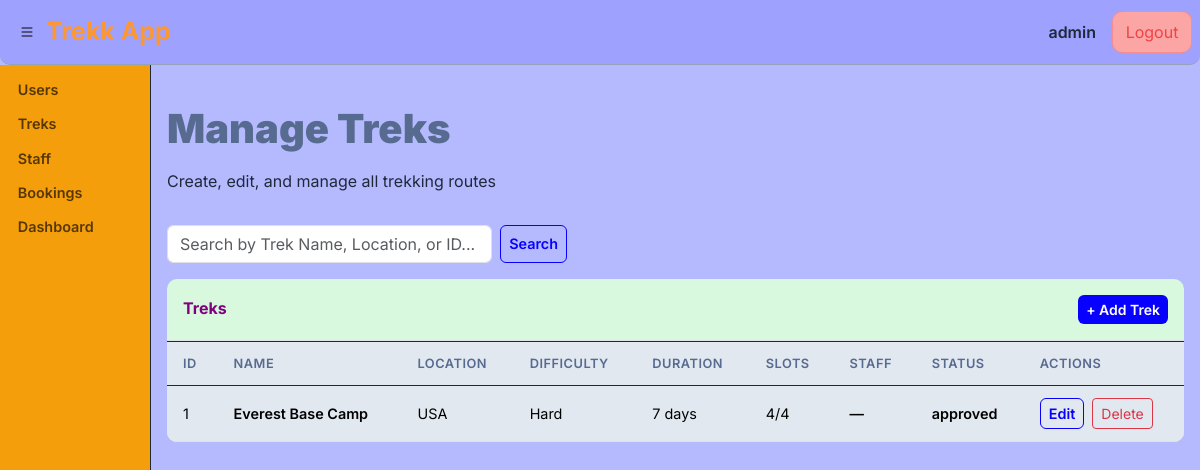
/admin/treks (signed in), run on an earlier commit of the app's database.
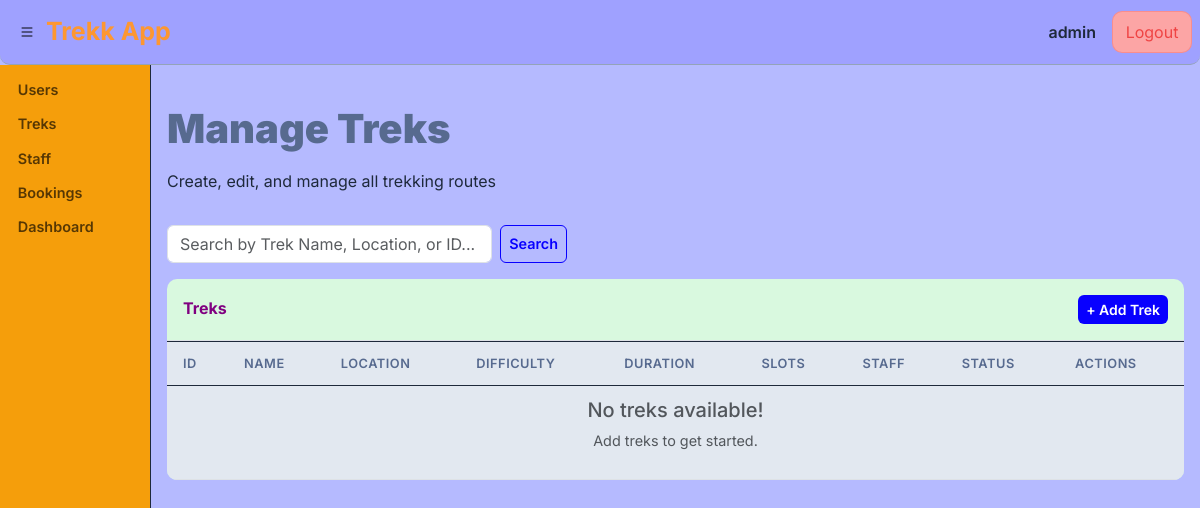
And on a later commit of the database.
### models.py (models this page shows, shortened)
class TREKK(db.Model): # trek table(entity)
    __tablename__ = 'trek'
    trek_id = db.Column(db.Integer,primary_key=True)
    name = db.Column(db.String(150), nullable=False)
    difficulty = db.Column(db.String(50), nullable=False) # easy , moderate or hard
    duration = db.Column(db.String(50), nullable=False) # '2 days' or '5 days'
    location = db.Column(db.String(40),nullable=False)
    total_slots = db.Column(db.Integer, nullable=False)
    avl_slots = db.Column(db.Integer, nullable=False)
    assigned_staff_id = db.Column(db.Integer, db.ForeignKey("user.user_id"))
    discription = db.Column(db.Text, nullable=True)
    price = db.Column(db.Float, nullable=False) # 2000.50, 2500.40
    status = db.Column(db.String(50), nullable=False,default="inactive" )  # active or inactive
    start_date = db.Column(db.Date, nullable=False)
    end_date = db.Column(db.Date, nullable=False)
    date_of_create = db.Column(db.DateTime, default=datetime.utcnow)
    booked_treks = db.relationship("BOOKING", backref="trek", lazy=True)

### routes/admin_route.py (the view, shortened to what this page needs)
@admin_bp.route("/treks")
@role_validator("admin")
def find_treks():
    t = request.args.get("t", '').strip()
    query = TREKK.query
    treks = query.order_by(TREKK.date_of_create.desc()).all()
    return render_template("admin/treks.html", treks=treks, t=t)

### routes/admin_route.py (called while the page is built)
def login_validator(func):
    @wraps(func)
    def decorated(*a, **kw):
        if 'user_id' not in session:
            flash("Please Log in to your Account First!", "warning")
            return redirect(url_for('auth.main'))
        return func(*a, **kw)
    return decorated

def role_validator(*roles):
    def wrapper(func):
        @wraps(func)
        @login_validator
        def decorated(*a, **kw):
            if session.get('role') not in roles:
                flash("Invalid User! Access Forbiden.", "danger")
                return redirect(url_for('auth.main'))
            return func(*a, **kw)
        return decorated
    return wrapper

### templates/admin/treks.html (shortened to what this page needs)
{% extends "base.html" %}
{% block content %}
<div class="page-heading d-flex justify-content-between align-items-center">
  <div>
    <h2>Manage Treks</h2>
    <p>Create, edit, and manage all trekking routes</p>
  </div>
</div>
<form method="GET" action="{{ url_for('admin.find_treks') }}" class="d-flex mb-3" style="max-width: 400px;">
<input type="text" name="t" value="{{ t }}" class="form-control me-2" placeholder="Search by Trek Name, Location, or ID...">
<button class="btn btn-outline-custom" type="submit">Search</button>
</form>
<div class="table-panel">
  <div class="p-3 border-bottom d-flex justify-content-between align-items-center">
        <h6 class="mb-0 fw-bold" style="color: purple;">Treks</h6>
        <a href="{{ url_for('admin.add_treks')}}" class="btn btn-sm btn-accent ">+ Add Trek</a>
      </div>
  <div class="control-table">
    <table class="table">
      <thead>
        <tr><th>ID</th><th>Name</th><th>Location</th><th>Difficulty</th><th>Duration</th><th>Slots</th><th>Staff</th><th>Status</th><th>Actions</th></tr>
      </thead>
      <tbody>
      {% for t in treks %}
      <tr>
        <td>{{ t.trek_id }}</td>
        <td class="fw-semibold">{{ t.name }}</td>
        <td>{{ t.location }}</td>
        <td>{{ t.difficulty }}</td>
        <td>{{ t.duration }} days</td>
        <td>{{ t.avl_slots }}/{{ t.total_slots }}</td>
        <td class="fw-semibold">{{ t.staff.full_name if t.staff else '—' }}</td>
        <td class="fw-semibold">{{ t.status|lower }}</td>
        <td>
          <a href="{{ url_for('admin.edit_treks', t_id=t.trek_id ) }}" class="btn btn-sm btn-outline-custom me-1">Edit</a>
          <form method="POST" action="{{ url_for('admin.delete_treks', t_id=t.trek_id ) }}" class="d-inline"
                onsubmit="return confirm('Delete this trek?')">
            <button class="btn btn-sm btn-outline-danger">Delete</button>
          </form>
        </td>
      </tr>
      {% else %}
      <tr><td colspan="9" class="text-muted text-center"><h5>No treks available!</h5><p>Add treks to get started.</p></td></tr>
      {% endfor %}
      </tbody>
    </table>
  </div>
</div>
{% endblock %}

### templates/base.html (shortened to what this page needs)
<!DOCTYPE html>
<html lang="en">
<head>
  <link href="https://cdn.jsdelivr.net/npm/bootstrap@5.3.3/dist/css/bootstrap.min.css" rel="stylesheet">
  <link rel="stylesheet" href="https://cdn.jsdelivr.net/npm/bootstrap-icons@1.11.3/font/bootstrap-icons.min.css">
  <link href="/static/css/style.css" rel="stylesheet">
</head>
<body>
    {% if session.get('user_id') %}
    <nav class="top-navbar px-2 py-2">
            <div class="nav-box">
                    <button class="sidebar-toggle" data-bs-target="#custom-sidebar" data-bs-toggle="collapse">
                        <i class="bi bi-list"></i>
                    </button>
                    <a href="{{ url_for('admin.admin_dashboard') }}" class="app-title">Trekk App</a>
            </div>
            <div class="navbar-nav d-flex flex-row align-items-center gap-3">
                <span class="nav-link fw-semibold text-nowrap text-truncate" style="max-width: 200px;">{{ session.get('username','') }}</span>
                <a class="nav-link logout-btn" href="{{ url_for('auth.logout') }}">Logout</a>
            </div>
    </nav>
    <div class="fullbody d-flex flex-column min-vh-100">
        <div class="d-flex flex-grow-1">
            <div class="custom-sidebar collapse collapse-horizontal show" id="custom-sidebar">
            <div class="list-group list-group-flush my-2" style="width: 150px;">
                <ul class="nav flex-column">
                    {% if session.get("role") == 'admin' %}
                    <li class="nav-item "><a class="nav-link text-dark" href=""> Users</a></li>
                    <li class="nav-item "><a class="nav-link text-dark" href="{{ url_for('admin.find_treks') }}"> Treks</a></li>
                    <li class="nav-item "><a class="nav-link text-dark" href="{{ url_for('admin.find_staff' ) }}"> Staff</a></li>
                    <li class="nav-item "><a class="nav-link text-dark" href=""> Bookings</a></li>
                    <li class="nav-item "><a class="nav-link text-dark" href="{{ url_for('admin.admin_dashboard') }}"> Dashboard</a></li>
                    {% elif session.get("role") == 'staff' %}
                    <li class="nav-item mb-1"><a class="nav-link text-dark" href="">Dashboard</a></li>
                    {% endif %}
                </ul>
            </div>
            </div>
            <div class="main-content flex-grow-1 px-3 py-3">
                {% block content %}{% endblock %}
            </div>
        </div>
    </div>
    {% endif %}
</body>
</html>

### static/css/style.css (style rules this page uses)
:root { --primary: #B5BAFF; --primary-dark: #9FA1FF; --primary-light: #AEE2FF; --btn-primary:#0800ff; --danger-light: #fca5a5; --accent: #D9F9DF; --accent-pale:#d35400; --dark: #576A8F; --gray-50: #f8fafc; --gray-100: #f1f5f9; --gray-200: #e2e8f0; --gray-400: #94a3b8; --gray-600: #64748b; --gray-800: #1e293b; --danger: #ef4444; --success: #22c55e; --warning: #f59e0b; --radius: 10px; --shadow: 0 1px 3px rgba(0,0,0,.08); --text-shadow: -1px -1px 0 #000, 1px -1px 0 #000, -1px 1px 0 #000, 3px 1px 0 #000; }
* { box-sizing: border-box; }
body { font-family: 'Inter', sans-serif; background: var(--primary); color: var(--gray-800); padding: 0; margin: 0; min-height: 100vh; }
.fullbody .custom-sidebar { background-color: var(--warning); font-weight: 700; font-size: 1.2rem; border-right: 1px solid var(--gray-800); }
.fullbody .nav-link { color: rgba(0, 0, 0, 0.65) !important; font-weight: 600; font-size: .9rem; padding: .4rem .8rem !important; border-radius: var(--radius); width: 140px; margin-left: 5px; }
.top-navbar { display: flex;justify-content: space-between; align-items: center;border-bottom: 1px solid var(--gray-400);background-color: var(--primary-dark);border-bottom-left-radius:var(--radius); border-bottom-right-radius:var(--radius); }
.top-navbar .nav-box { display: flex;align-items: center; }
.top-navbar .navbar-nav { display: flex;flex-direction: row; justify-content: space-between; align-items: center; gap: 15px; }
.top-navbar .app-title { padding: 5px; font-size: 25px; font-weight: bold; text-decoration: none; color: rgb(253, 151, 49) !important; }
.top-navbar .sidebar-toggle { border-radius: var(--radius); margin-left: 5px; border: white; background: transparent; }
.navbar-nav .logout-btn { background-color: #fca5a5; color:var(--danger) !important; border: 1px solid rgba(239,68,68,.25); text-align: center; font-size: 1rem; width: 80px; border-radius: var(--radius); }
.page-heading { padding: 1.5rem 0 1rem; }
.page-heading h2 { font-weight: 900; color: var(--dark); margin-bottom: 1rem; font-size: 2.5rem; }
.table-panel { background: var(--accent); border: transparent; border-radius: var(--radius); overflow: hidden; }
.table-panel .table { margin-bottom: 0; }
.table-panel .table thead th { background: var(--gray-200); border-top: 1px solid var(--gray-800); border-bottom: 1px solid var(--gray-800); font-weight: 600; font-size: .8rem; text-transform: uppercase; letter-spacing: .5px; color: var(--dark); padding: .75rem 1rem; }
.table-panel .table td { padding: .75rem 1rem; vertical-align: middle; font-size: .9rem; background: var(--gray-200); }
.btn-accent { background: var(--btn-primary); color: #fff; border: none; border-radius: 6px; padding: .25rem .5rem; font-weight: 600; }
.btn-outline-custom { border: 1px solid var(--btn-primary); color: var(--btn-primary); border-radius: 6px; padding: .25rem .5rem; font-weight: 600; background: transparent; font-size: .9rem; }

What changed in the data, as far as the page shows it:
removed TREKK: trek_id "1", name "Everest Base Camp", location "USA", difficulty "Hard", duration "7", avl_slots "4", total_slots "4", staff "—", status "approved"
Also different on the page:
text now shown: "No treks available! Add treks to get started."
